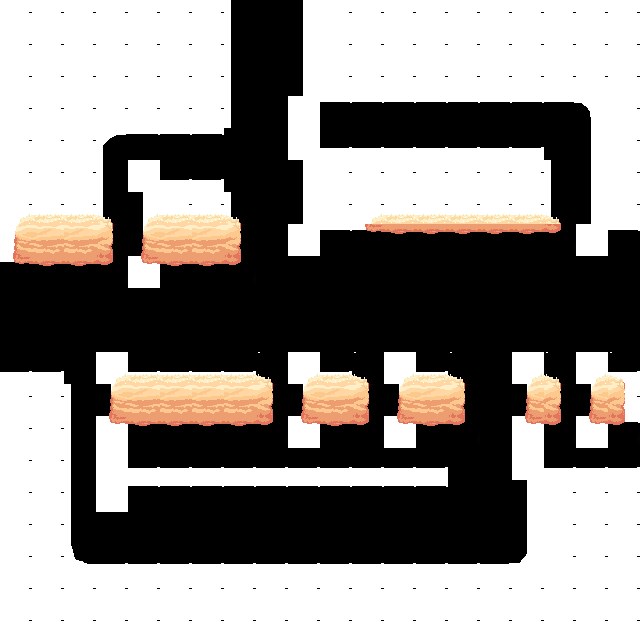

Rendered tile map (Tiled .tmx) drawn with the repository's tilesets; below, a short description and the full map source, tile grids included:
An orthogonal 20x20 tile map with 32x32 px tiles, 2 tile layers (Boden, Walls), 2 tilesets.

<map version="1.4" tiledversion="1.4.2" orientation="orthogonal" renderorder="right-down" width="20" height="20" tilewidth="32" tileheight="32" infinite="0" nextlayerid="4" nextobjectid="1">
 <tileset firstgid="1" source="gvdfgdfgdfg.tsx" />
 <tileset firstgid="105" source="WallSet.tsx" />
 <layer id="1" name="Boden" width="20" height="20">
  <data encoding="csv">
4,4,4,4,4,4,4,14,15,16,4,4,4,4,4,4,4,4,4,4,
4,4,4,4,4,4,4,14,15,16,4,4,4,4,4,4,4,4,4,4,
4,4,4,4,4,4,4,14,15,16,4,4,4,4,4,4,4,4,4,4,
4,4,4,4,4,4,4,14,15,30,2,2,2,2,2,2,2,2,3,4,
4,4,4,1,2,2,2,31,15,17,28,28,28,28,28,28,28,18,16,4,
4,4,4,14,17,28,28,18,15,16,4,4,4,4,4,4,4,14,16,4,
4,4,4,14,16,4,4,14,15,16,4,4,4,4,4,4,4,14,16,4,
4,4,4,14,16,4,4,14,15,30,2,2,2,2,2,2,2,31,30,2,
2,2,2,31,30,2,2,31,15,15,15,15,15,15,15,15,15,15,15,15,
15,15,15,15,15,15,15,15,15,15,15,15,15,15,15,15,15,15,15,15,
15,15,15,15,15,15,15,15,15,15,15,15,15,15,15,15,15,15,15,15,
28,28,18,17,28,28,28,28,18,17,28,18,17,28,18,15,17,18,17,28,
4,4,14,16,4,4,4,4,14,16,4,14,16,4,14,15,16,14,16,4,
4,4,14,30,2,2,2,2,31,30,2,31,30,2,31,15,30,31,30,2,
4,4,14,17,28,28,28,28,28,28,28,28,28,28,18,15,17,28,28,28,
4,4,14,30,2,2,2,2,2,2,2,2,2,2,31,15,16,4,4,4,
4,4,14,15,15,15,15,15,15,15,15,15,15,15,15,15,16,4,4,4,
4,4,27,28,28,28,28,28,28,28,28,28,28,28,28,28,29,4,4,4,
4,4,4,4,4,4,4,4,4,4,4,4,4,4,4,4,4,4,4,4,
4,4,4,4,4,4,4,4,4,4,4,4,4,4,4,4,4,4,4,4
</data>
 </layer>
 <layer id="3" name="Walls" width="20" height="20">
  <data encoding="csv">
114,114,114,114,114,114,114,114,114,114,114,114,114,114,114,114,114,114,114,114,
114,114,114,114,114,114,114,114,114,114,114,114,114,114,114,114,114,114,114,114,
114,114,114,114,114,114,114,114,114,114,114,114,114,114,114,114,114,114,114,114,
114,114,114,114,114,114,114,114,114,114,114,114,114,114,114,114,114,114,114,114,
114,114,114,114,114,114,114,114,114,114,114,114,114,114,114,114,114,114,114,114,
114,114,114,114,114,114,114,114,114,114,114,114,114,114,114,114,114,114,114,114,
113,108,108,109,113,108,108,109,114,114,114,113,108,108,108,108,108,109,114,114,
105,107,107,112,105,107,107,112,114,114,114,111,110,110,110,110,110,106,114,114,
111,110,110,106,111,110,110,106,114,114,114,114,114,114,114,114,114,114,114,114,
114,114,114,114,114,114,114,114,114,114,114,114,114,114,114,114,114,114,114,114,
114,114,114,114,114,114,114,114,114,114,114,114,114,114,114,114,114,114,114,114,
114,114,114,113,108,108,108,108,109,113,108,109,113,108,109,114,113,109,113,109,
114,114,114,105,107,107,107,107,112,105,107,112,105,107,112,114,105,112,105,112,
114,114,114,111,110,110,110,110,106,111,110,106,111,110,106,114,111,106,111,106,
114,114,114,114,114,114,114,114,114,114,114,114,114,114,114,114,114,114,114,114,
114,114,114,114,114,114,114,114,114,114,114,114,114,114,114,114,114,114,114,114,
114,114,114,114,114,114,114,114,114,114,114,114,114,114,114,114,114,114,114,114,
114,114,114,114,114,114,114,114,114,114,114,114,114,114,114,114,114,114,114,114,
114,114,114,114,114,114,114,114,114,114,114,114,114,114,114,114,114,114,114,114,
114,114,114,114,114,114,114,114,114,114,114,114,114,114,114,114,114,114,114,114
</data>
 </layer>
</map>